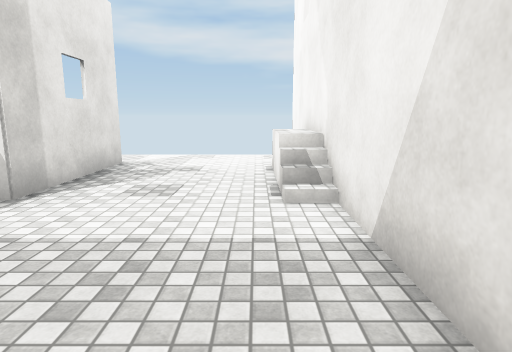
View 1 (above)

12 first-person views from a walk through a 3-D level made in the Unity game engine. The camera is 1.5 m above the floor, tilts 10° down and sees 75° across. The floor is counted in squares, 1 m on a side. Each view is taken from the middle of a square. On the plan, view 1 faces up. The plan holds only what a view shows up to about 15 squares ahead; the rest is blank. Surface patterns are stand-ins for the level's own textures.

View 2
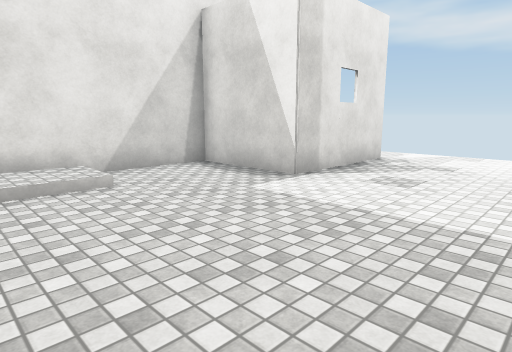

View 3
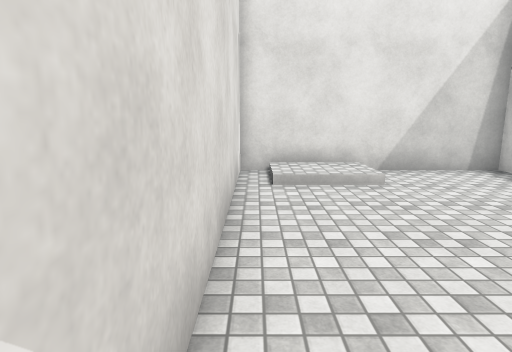

View 4
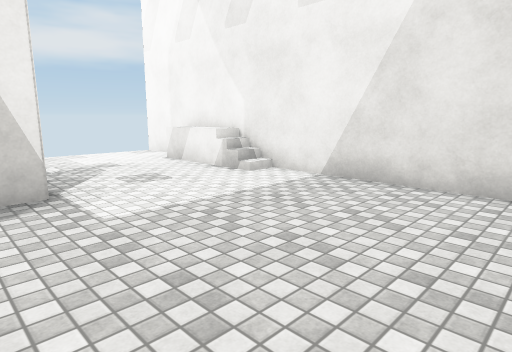

View 5
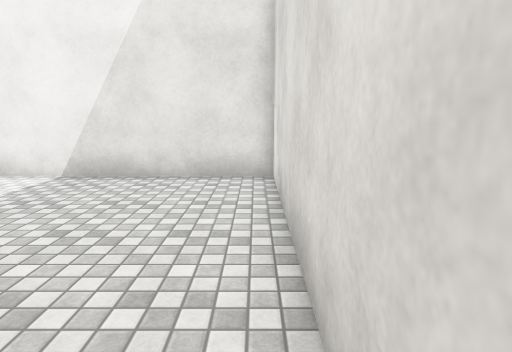

View 6
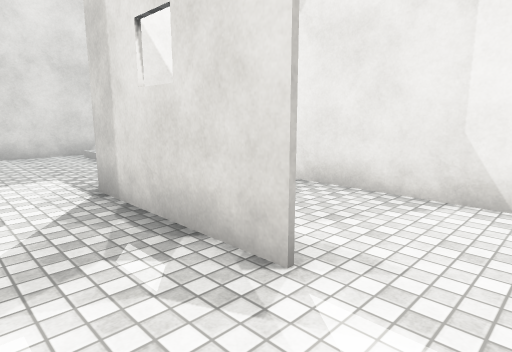

View 7
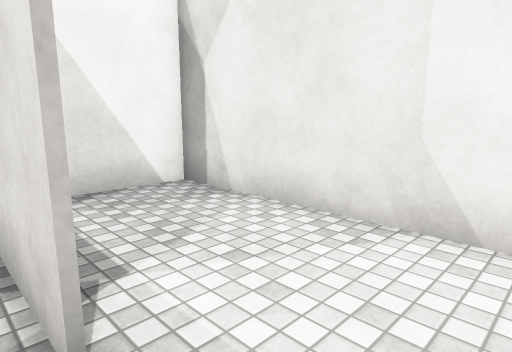

View 8
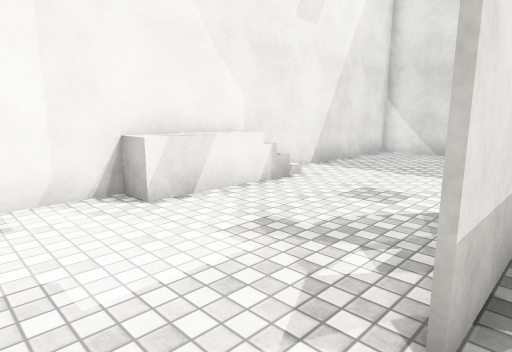

View 9
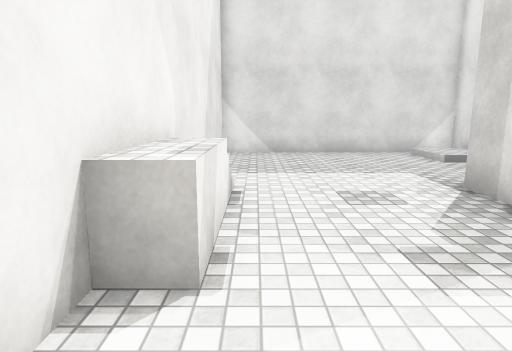

View 10
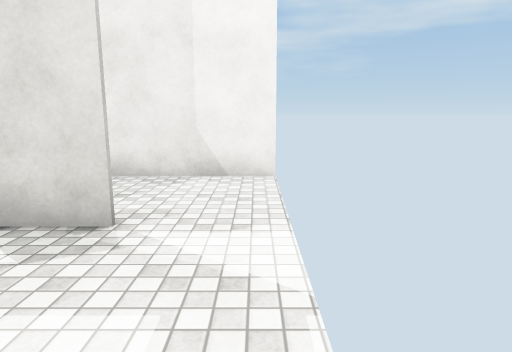

View 11
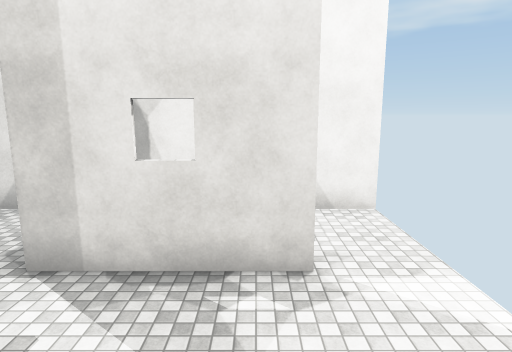

View 12
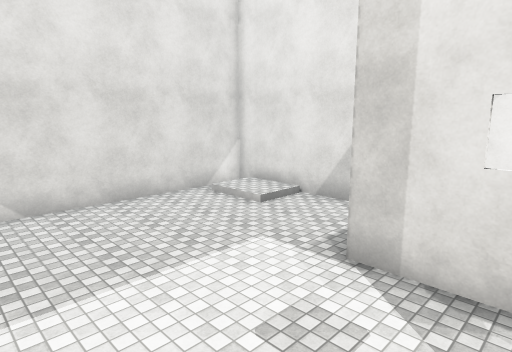

### Floor plan
Key: @ floor where view 1 was taken; # wall or solid block; . main floor; : floor 0.25 m higher than the main floor; + floor 1.25 m higher than the main floor; / step, stairs or slope.
Columns run from 9 left of view 1 to 2 right of it. Each row starts with its distance up from view 1.
 14 #
 13 #..........#
 12 #..........#
 11 #....#.....#
 10 #....#....+#
  9 #....#....+#
  8 #....#....+#
  7 #....#..../#
  6 ######..../#
  5 #..........#
  4 #..........#
  3 #..........#
  2 #//........#
  1 #::........#
  0 #::......@.#
 -1 #..........#
 -2 ############

Positions as (right, up) in squares from view 1, and headings:
1: (0, 0), facing up
2: (1, -1), facing up-left
3: (1, -1), facing left
4: (-6, -1), facing up-right
5: (-7, -1), facing right
6: (-2, 13), facing down-left
7: (-4, 13), facing down-left
8: (-5, 13), facing down-right
9: (0, 13), facing down
10: (0, 13), facing left
11: (1, 10), facing left
12: (1, 9), facing down-left
